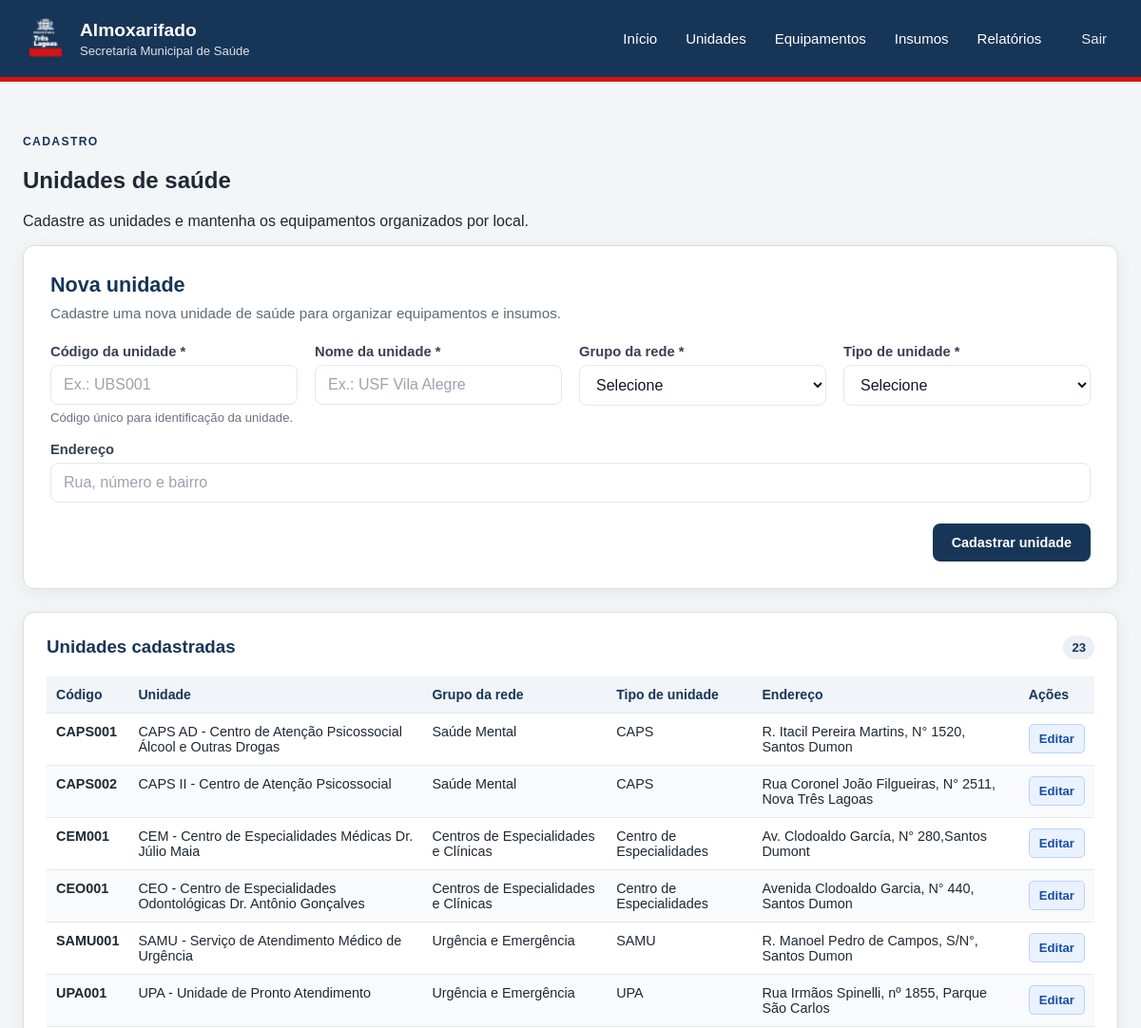
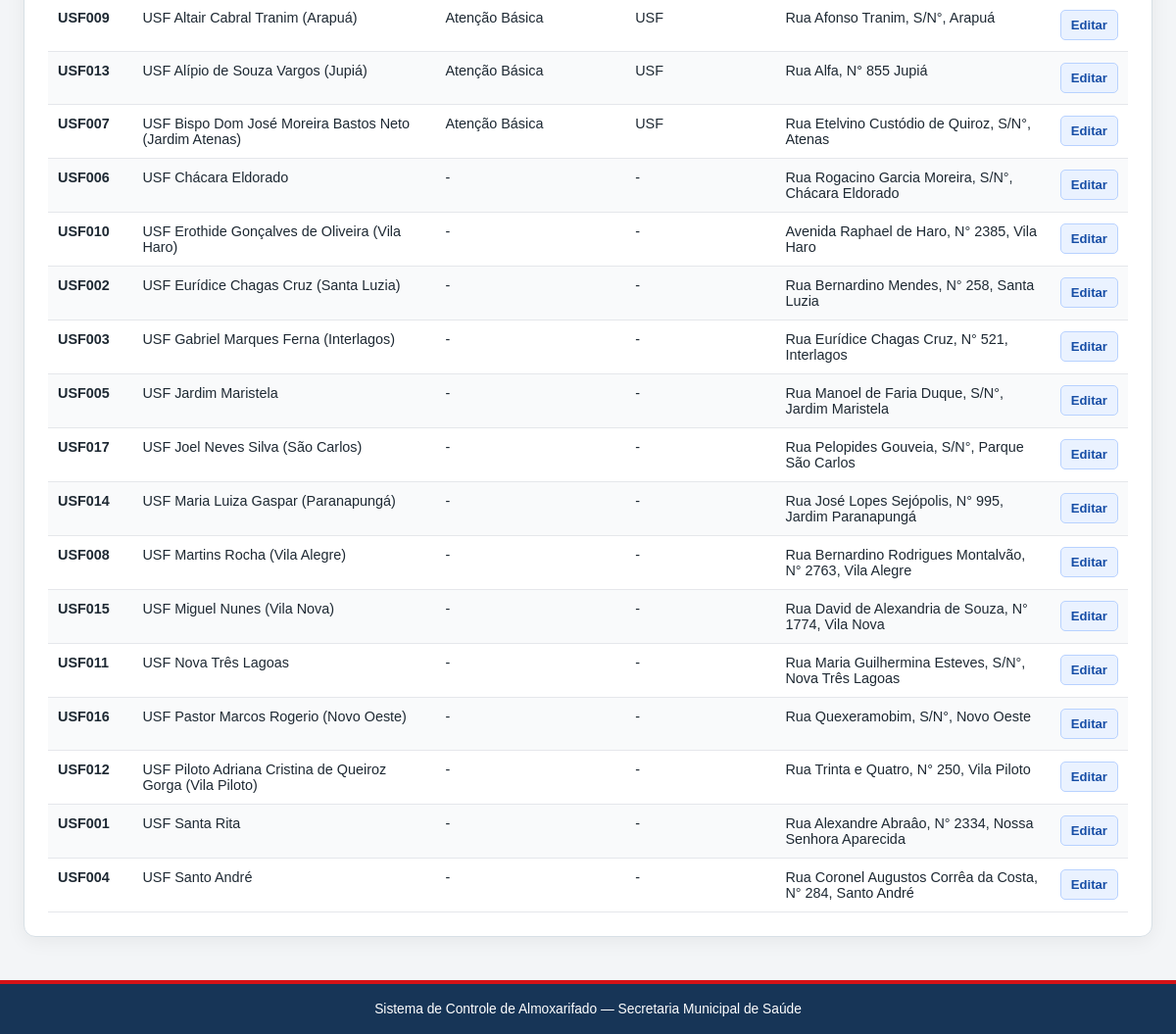
The app's page /unidades (signed in) with its own data (2 pictures, top to bottom).
### tables this page shows
CREATE TABLE unidades (
    id_unidade INTEGER PRIMARY KEY AUTOINCREMENT,
    codigo TEXT NOT NULL UNIQUE,
    nome TEXT NOT NULL,
    tipo TEXT,
    endereco TEXT,
    ativo BOOLEAN DEFAULT 1
, grupo_rede TEXT, tipo_unidade TEXT);

### app.py (the view, shortened to what this page needs)
@app.route("/unidades", methods=["GET", "POST"])
@login_required
def unidades():
    termo_busca = request.args.get("busca", "").strip()
    with get_db_connection() as conn:
        if termo_busca:
            termo = f"%{termo_busca}%"
            lista_unidades = conn.execute("""
                SELECT *
                FROM unidades
                WHERE codigo LIKE ?
                   OR nome LIKE ?
                   OR grupo_rede LIKE ?
                   OR tipo_unidade LIKE ?
                   OR endereco LIKE ?
                ORDER BY nome
            """, (
                termo,
                termo,
                termo,
                termo,
                termo
            )).fetchall()
        else:
            lista_unidades = conn.execute("""
                SELECT *
                FROM unidades
                ORDER BY nome
            """).fetchall()
    return render_template(
        "unidades.html",
        unidades=lista_unidades,
        busca=termo_busca
    )

### app.py (called while the page is built)
def login_required(f):
    @wraps(f)
    def decorated_function(*args, **kwargs):
        if not session.get("logged_in"):
            flash("Você precisa fazer login para acessar esta página.", "erro")
            return redirect(url_for("login", next=request.url))
        return f(*args, **kwargs)
    return decorated_function

def get_db_connection():
    conn = sqlite3.connect(DATABASE)
    conn.row_factory = sqlite3.Row
    conn.execute("PRAGMA foreign_keys = ON")
    return conn

### templates/unidades.html (shortened to what this page needs)
{% extends "base.html" %}
{% block content %}
{% set grupos_rede = {
    'atencao_basica': 'Atenção Básica',
    'urgencia_emergencia': 'Urgência e Emergência',
    'centros_especialidades_clinicas': 'Centros de Especialidades e Clínicas',
    'saude_mental': 'Saúde Mental',
    'programas_especiais_suporte': 'Programas Especiais e Suporte',
    'estabelecimentos_penitenciarios': 'Estabelecimentos Penitenciários'
} %}
{% set tipos_unidade = {
    'ubs': 'UBS',
    'usf': 'USF',
    'upa': 'UPA',
    'caps': 'CAPS',
    'samu': 'SAMU',
    'sad': 'SAD',
    'ist': 'IST',
    'ambulatorio_saude_mental': 'Ambulatório de Saúde Mental',
    'centro_especialidades': 'Centro de Especialidades',
    'clinica_fisioterapia': 'Clínica de Fisioterapia',
    'secretaria_saude': 'Secretaria de Saúde',
    'penitenciaria_seguranca_media': 'Penitenciária de Segurança Média',
    'estabelecimento_penal_feminino': 'Estabelecimento Penal Feminino',
    'colonia_penal': 'Colônia Penal',
    'outro': 'Outro'
} %}
<section class="cabecalho-pagina">
    <div>
        <p class="texto-superior texto-superior--azul">CADASTRO</p>
        <h2>Unidades de saúde</h2>
        <p>Cadastre as unidades e mantenha os equipamentos organizados por local.</p>
    </div>
</section>
<section class="grid-unidades">
    <article class="painel painel-form">
        <div class="painel-form__cabecalho">
            <h3>Nova unidade</h3>
            <p>Cadastre uma nova unidade de saúde para organizar equipamentos e insumos.</p>
        </div>
        <form method="post" class="form-moderno">
            <div class="form-grid form-grid--2-colunas">
                <div class="form-campo">
                    <label for="codigo">Código da unidade *</label>
                    <input
                        type="text"
                        id="codigo"
                        name="codigo"
                        placeholder="Ex.: UBS001"
                        maxlength="20"
                        required
                    >
                    <span class="form-campo__ajuda">
                        Código único para identificação da unidade.
                    </span>
                </div>
                <div class="form-campo">
                    <label for="nome">Nome da unidade *</label>
                    <input
                        type="text"
                        id="nome"
                        name="nome"
                        placeholder="Ex.: USF Vila Alegre"
                        required
                    >
                </div>
                <div class="form-campo">
                    <label for="grupo_rede">Grupo da rede *</label>
                    <select id="grupo_rede" name="grupo_rede" required>
                        <option value="">Selecione</option>
                    </select>
                </div>
                <div class="form-campo">
                    <label for="tipo_unidade">Tipo de unidade *</label>
                    <select id="tipo_unidade" name="tipo_unidade" required>
                        <option value="">Selecione</option>
                    </select>
                </div>
                <div class="form-campo form-campo--full">
                    <label for="endereco">Endereço</label>
                    <input
                        type="text"
                        id="endereco"
                        name="endereco"
                        placeholder="Rua, número e bairro"
                    >
                </div>
            </div>
            <div class="form-acoes">
                <button class="botao botao--primario" type="submit">
                    Cadastrar unidade
                </button>
            </div>
        </form>
    </article>
    <article class="painel">
        <div class="titulo-painel">
            <h3>Unidades cadastradas</h3>
            <span class="contador">{{ unidades|length }}</span>
        </div>
        {% if unidades %}
            <div class="tabela-responsiva">
                <table>
                    <thead>
                        <tr>
                            <th>Código</th>
                            <th>Unidade</th>
                            <th>Grupo da rede</th>
                            <th>Tipo de unidade</th>
                            <th>Endereço</th>
                            <th>Ações</th>
                        </tr>
                    </thead>
                    <tbody>
                        {% for unidade in unidades %}
                            <tr>
                                <td><strong>{{ unidade['codigo'] }}</strong></td>
                                <td>{{ unidade['nome'] }}</td>
                                <td>
                                    {{ grupos_rede.get(unidade['grupo_rede'], '-') }}
                                </td>
                                <td>
                                    {{ tipos_unidade.get(unidade['tipo_unidade'], '-') }}
                                </td>
                                <td>{{ unidade['endereco'] or '-' }}</td>
                                <td>
                                    <a
                                        class="botao botao--editar"
                                        href="{{ url_for('editar_unidade', id_unidade=unidade['id_unidade']) }}"
                                    >
                                        Editar
                                    </a>
                                </td>
                            </tr>
                        {% endfor %}
                    </tbody>
                </table>
            </div>
        {% else %}
            <p class="estado-vazio">
                Nenhuma unidade cadastrada. Use o formulário ao lado para iniciar.
            </p>
        {% endif %}
    </article>
</section>
{% endblock %}

### static/style.css (style rules this page uses)
:root { --azul-institucional: #173557; --azul-escuro: #0f2945; --vermelho-institucional: #d51317; --branco: #ffffff; --fundo: #f3f5f7; --texto: #1e2933; --texto-suave: #5c6b75; --borda: #d8e0e6; --azul-suave: #eaf0f5; }
* { box-sizing: border-box; }
body { margin: 0; background: var(--fundo); color: var(--texto); font-family: Arial, Helvetica, sans-serif; }
.texto-superior { color: var(--branco); font-size: 0.76rem; font-weight: bold; letter-spacing: 0.11em; }
.texto-superior--azul { color: var(--azul-institucional); }
.painel { min-width: 0; padding: 24px; background: var(--branco); border: 1px solid var(--borda); border-radius: 12px; box-shadow: 0 4px 20px rgba(0, 0, 0, 0.06); }
.titulo-painel { align-items: center; display: flex; gap: 12px; justify-content: space-between; margin-bottom: 18px; }
.titulo-painel h3 { margin: 0; color: var(--azul-institucional); }
.contador { min-width: 30px; padding: 5px 9px; background: var(--azul-suave); border-radius: 999px; color: var(--azul-institucional); font-size: 0.82rem; font-weight: 700; text-align: center; }
.tabela-responsiva { max-width: 100%; overflow-x: auto; }
table { width: 100%; min-width: 760px; border-collapse: collapse; }
th, td { padding: 11px 10px; border-bottom: 1px solid #e5e7eb; text-align: left; vertical-align: top; }
th { background: #f1f5f9; color: var(--azul-institucional); font-size: 0.88rem; font-weight: 700; }
td { font-size: 0.9rem; }
tbody tr:nth-child(even) { background: #f9fafb; }
.grid-unidades, .grid-insumos { display: grid; grid-template-columns: 1fr; gap: 24px; align-items: start; }
.painel-form { padding: 28px; }
.painel-form__cabecalho { margin-bottom: 24px; }
.painel-form__cabecalho h3 { margin: 0 0 8px; color: var(--azul-institucional); font-size: 1.35rem; }
.painel-form__cabecalho p { margin: 0; color: var(--texto-suave); font-size: 0.95rem; }
.form-grid { display: grid; grid-template-columns: 1fr; gap: 18px; }
.form-grid--2-colunas { grid-template-columns: repeat(auto-fit, minmax(220px, 1fr)); }
.form-campo { display: flex; flex-direction: column; }
.form-campo--full { grid-column: 1 / -1; }
.form-campo label { margin-bottom: 6px; color: #374151; font-size: 0.92rem; font-weight: 600; }
.form-campo input, .form-campo select, .form-campo textarea { width: 100%; padding: 11px 13px; background: var(--branco); border: 1.5px solid #e5e7eb; border-radius: 8px; color: #111827; font: inherit; transition: border-color 0.2s ease, box-shadow 0.2s ease; }
.form-campo input::placeholder, .form-campo textarea::placeholder { color: #9ca3af; }
.form-campo__ajuda { margin-top: 6px; color: #6b7280; font-size: 0.82rem; }
.form-acoes, .acoes-formulario { display: flex; gap: 12px; justify-content: flex-end; margin-top: 22px; }
.botao { display: inline-block; padding: 10px 14px; border-radius: 6px; font-size: 0.9rem; font-weight: 600; text-decoration: none; }
.botao--primario, .botao-secundario, .botao--secundario { border: none; background: var(--azul-institucional); color: var(--branco); cursor: pointer; transition: background 0.2s ease, transform 0.1s ease; }
.botao--primario { padding: 12px 20px; border-radius: 8px; }
.botao--editar { padding: 7px 10px; background: #eaf2ff; border: 1px solid #b8d2ff; border-radius: 5px; color: #174ea6; font-size: 0.82rem; white-space: nowrap; }

### records on screen
unidades: codigo "CAPS001", nome "CAPS AD - Centro de Atenção Psicossocial Álcool e Outras Drogas", get "Saúde Mental", get "CAPS", endereco "R. Itacil Pereira Martins, N° 1520, Santos Dumon"
unidades: codigo "CAPS002", nome "CAPS II - Centro de Atenção Psicossocial", get "Saúde Mental", get "CAPS", endereco "Rua Coronel João Filgueiras, N° 2511, Nova Três Lagoas"
unidades: codigo "CEM001", nome "CEM - Centro de Especialidades Médicas Dr. Júlio Maia", get "Centros de Especialidades e Clínicas", get "Centro de Especialidades", endereco "Av. Clodoaldo García, N° 280,Santos Dumont"
unidades: codigo "CEO001", nome "CEO - Centro de Especialidades Odontológicas Dr. Antônio Gonçalves", get "Centros de Especialidades e Clínicas", get "Centro de Especialidades", endereco "Avenida Clodoaldo Garcia, N° 440, Santos Dumon"
unidades: codigo "SAMU001", nome "SAMU - Serviço de Atendimento Médico de Urgência", get "Urgência e Emergência", get "SAMU", endereco "R. Manoel Pedro de Campos, S/N°, Santos Dumon"
unidades: codigo "UPA001", nome "UPA - Unidade de Pronto Atendimento", get "Urgência e Emergência", get "UPA", endereco "Rua Irmãos Spinelli, nº 1855, Parque São Carlos"
unidades: codigo "USF009", nome "USF Altair Cabral Tranim (Arapuá)", get "Atenção Básica", get "USF", endereco "Rua Afonso Tranim, S/N°, Arapuá"
unidades: codigo "USF013", nome "USF Alípio de Souza Vargos (Jupiá)", get "Atenção Básica", get "USF", endereco "Rua Alfa, N° 855 Jupiá"
unidades: codigo "USF007", nome "USF Bispo Dom José Moreira Bastos Neto (Jardim Atenas)", get "Atenção Básica", get "USF", endereco "Rua Etelvino Custódio de Quiroz, S/N°, Atenas"
unidades: codigo "USF006", nome "USF Chácara Eldorado", get "-", endereco "Rua Rogacino Garcia Moreira, S/N°, Chácara Eldorado"
unidades: codigo "USF010", nome "USF Erothide Gonçalves de Oliveira (Vila Haro)", get "-", endereco "Avenida Raphael de Haro, N° 2385, Vila Haro"
unidades: codigo "USF002", nome "USF Eurídice Chagas Cruz (Santa Luzia)", get "-", endereco "Rua Bernardino Mendes, N° 258, Santa Luzia"
unidades: codigo "USF003", nome "USF Gabriel Marques Ferna (Interlagos)", get "-", endereco "Rua Eurídice Chagas Cruz, N° 521, Interlagos"
unidades: codigo "USF005", nome "USF Jardim Maristela", get "-", endereco "Rua Manoel de Faria Duque, S/N°, Jardim Maristela"
unidades: codigo "USF017", nome "USF Joel Neves Silva (São Carlos)", get "-", endereco "Rua Pelopides Gouveia, S/N°, Parque São Carlos"
unidades: codigo "USF014", nome "USF Maria Luiza Gaspar (Paranapungá)", get "-", endereco "Rua José Lopes Sejópolis, N° 995, Jardim Paranapungá"
unidades: codigo "USF008", nome "USF Martins Rocha (Vila Alegre)", get "-", endereco "Rua Bernardino Rodrigues Montalvão, N° 2763, Vila Alegre"
unidades: codigo "USF015", nome "USF Miguel Nunes (Vila Nova)", get "-", endereco "Rua David de Alexandria de Souza, N° 1774, Vila Nova"
unidades: codigo "USF011", nome "USF Nova Três Lagoas", get "-", endereco "Rua Maria Guilhermina Esteves, S/N°, Nova Três Lagoas"
unidades: codigo "USF016", nome "USF Pastor Marcos Rogerio (Novo Oeste)", get "-", endereco "Rua Quexeramobim, S/N°, Novo Oeste"
unidades: codigo "USF012", nome "USF Piloto Adriana Cristina de Queiroz Gorga (Vila Piloto)", get "-", endereco "Rua Trinta e Quatro, N° 250, Vila Piloto"
unidades: codigo "USF001", nome "USF Santa Rita", get "-", endereco "Rua Alexandre Abraâo, N° 2334, Nossa Senhora Aparecida"
unidades: codigo "USF004", nome "USF Santo André", get "-", endereco "Rua Coronel Augustos Corrêa da Costa, N° 284, Santo André"

### other values on screen
{{ unidades|length }} "23"
